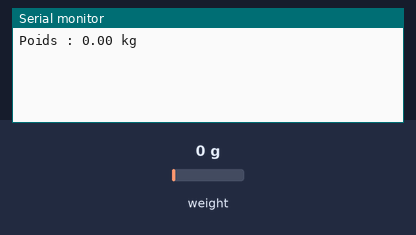
Bench run of a sketch on a simulated Arduino Uno, built with avr-gcc and run on an emulated ATmega328P. Shown: the last lines printed to the serial monitor. Inputs (shaded band) come from the test bench; at power-on: weight on the scale 0 g.

Above: at 2.2 s.
2.3 s: weight on the scale set to 100 g
At 2.3 s:
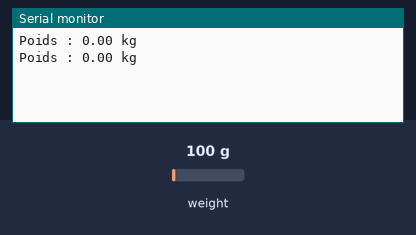
3.8 s: weight on the scale set to 1250 g
At 4.9 s:
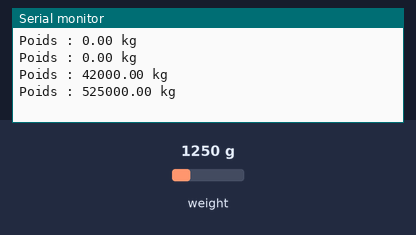
Timing chart, 0 to 6.8 s (numbered marks = the images above; inputs shaded):
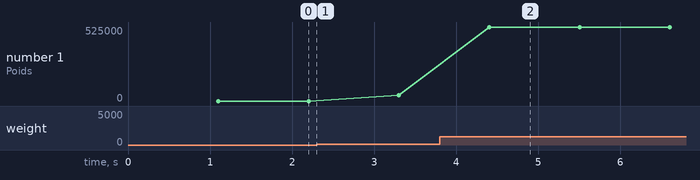

Measured:
- after the input at 3.8 s, the serial monitor: prints a new line after 0.60 s (image 2)
- plotted number 1: 0 → 42000 after the input at 2.3 s, 42000 → 525000 after the input at 3.8 s

The sketch:

poids.ino
```cpp
#include <HX711.h>

const int LOADCELL_DOUT_PIN = 2;    // Broche DOUT du capteur HX711
const int LOADCELL_SCK_PIN = 19;     // Broche SCK du capteur HX711

HX711 scale;

void setup() {
  Serial.begin(9600);
  scale.begin(LOADCELL_DOUT_PIN, LOADCELL_SCK_PIN);
  scale.set_scale();
  scale.tare();
}

void loop() {
  float weight = scale.get_units();
  Serial.print("Poids : ");
  Serial.print(weight);
  Serial.println(" kg");
  delay(1000);
}
```
